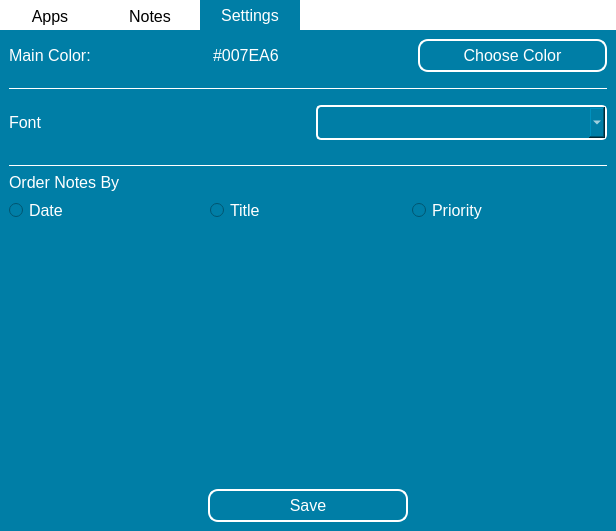
<?xml version="1.0" encoding="UTF-8"?>
<ui version="4.0">
 <class>Runner</class>
 <widget class="QWidget" name="Runner">
  <property name="geometry">
   <rect>
    <x>0</x>
    <y>0</y>
    <width>616</width>
    <height>531</height>
   </rect>
  </property>
  <property name="windowTitle">
   <string>WorkMate</string>
  </property>
  <property name="styleSheet">
   <string notr="true">#Runner {
	background-color: white;

}</string>
  </property>
  <layout class="QVBoxLayout" name="runner_main_layout">
   <property name="leftMargin">
    <number>0</number>
   </property>
   <property name="topMargin">
    <number>0</number>
   </property>
   <property name="rightMargin">
    <number>0</number>
   </property>
   <property name="bottomMargin">
    <number>0</number>
   </property>
   <item>
    <widget class="QTabWidget" name="tabWidget">
     <property name="styleSheet">
      <string notr="true">#tabWidget {
	background-color: #007EA6;
}

QTabBar::tab {
	background-color: white;
	font-size: 16px;
	height: 30px;
	width: 100px;
	color: black;
}

QTabBar::tab:selected {
	background-color: #007EA6;
	color: white;
}

 QTabWidget::pane {
	background-color: #007EA6;
}

QPushButton {
	color: white;
	border: 2px solid white;
	background-color: transparent;
	padding: 5px;
	font-size: 16px;
	border-radius: 10px;
}

QPushButton:pressed {
	color: #007EA6;
	background-color: white;
	border-color: #007EA6;
}




</string>
     </property>
     <property name="currentIndex">
      <number>2</number>
     </property>
     <widget class="QWidget" name="apps_tab">
      <property name="styleSheet">
       <string notr="true">#apps_tab {
	background-color: #007EA6;
}</string>
      </property>
      <attribute name="icon">
       <iconset>
        <normaloff>../images/AppsIcon.png</normaloff>../images/AppsIcon.png</iconset>
      </attribute>
      <attribute name="title">
       <string>Apps</string>
      </attribute>
      <layout class="QVBoxLayout" name="verticalLayout_2">
       <property name="leftMargin">
        <number>0</number>
       </property>
       <property name="topMargin">
        <number>9</number>
       </property>
       <property name="rightMargin">
        <number>0</number>
       </property>
       <property name="bottomMargin">
        <number>0</number>
       </property>
       <item>
        <layout class="QGridLayout" name="gbox_apps_btn_container">
         <property name="leftMargin">
          <number>15</number>
         </property>
         <property name="rightMargin">
          <number>15</number>
         </property>
         <item row="0" column="1">
          <widget class="QPushButton" name="main_add_category_btn">
           <property name="styleSheet">
            <string notr="true">QPushButton {
	color: white;
	border: 2px solid white;
	background-color: transparent;
	padding: 5px;
	font-size: 16px;
	border-radius: 10px;
	min-width: 120px;
}

QPushButton:pressed {
	color: #007EA6;
	background-color: white;
	border-color: #007EA6;
}</string>
           </property>
           <property name="text">
            <string>Add Category</string>
           </property>
          </widget>
         </item>
         <item row="0" column="3">
          <widget class="QPushButton" name="apps_btn_delete">
           <property name="styleSheet">
            <string notr="true">min-width: 120px;</string>
           </property>
           <property name="text">
            <string>Delete Category</string>
           </property>
          </widget>
         </item>
         <item row="0" column="2">
          <widget class="QPushButton" name="apps_btn_edit">
           <property name="styleSheet">
            <string notr="true">min-width: 120px;</string>
           </property>
           <property name="text">
            <string>Edit Category</string>
           </property>
          </widget>
         </item>
         <item row="0" column="4">
          <widget class="QPushButton" name="btn_run">
           <property name="styleSheet">
            <string notr="true">#btn_run {
	background-color: white;
	color: #007EA6;
	border: 2px solid white;
	min-width: 120px;
}

#btn_run:pressed {
	background-color: transparent;
	color: white;
}</string>
           </property>
           <property name="text">
            <string>Run Active</string>
           </property>
          </widget>
         </item>
         <item row="0" column="0">
          <spacer name="horizontalSpacer">
           <property name="orientation">
            <enum>Qt::Horizontal</enum>
           </property>
           <property name="sizeHint" stdset="0">
            <size>
             <width>40</width>
             <height>20</height>
            </size>
           </property>
          </spacer>
         </item>
         <item row="0" column="5">
          <spacer name="horizontalSpacer_2">
           <property name="orientation">
            <enum>Qt::Horizontal</enum>
           </property>
           <property name="sizeHint" stdset="0">
            <size>
             <width>40</width>
             <height>20</height>
            </size>
           </property>
          </spacer>
         </item>
        </layout>
       </item>
       <item>
        <layout class="QVBoxLayout" name="apps_container_vlayout">
         <property name="sizeConstraint">
          <enum>QLayout::SetMinimumSize</enum>
         </property>
         <item>
          <widget class="QScrollArea" name="apps_scroll_area">
           <property name="styleSheet">
            <string notr="true">background-color: #007ea6;</string>
           </property>
           <property name="frameShape">
            <enum>QFrame::NoFrame</enum>
           </property>
           <property name="widgetResizable">
            <bool>true</bool>
           </property>
           <widget class="QWidget" name="apps_scroll_area_widget">
            <property name="geometry">
             <rect>
              <x>0</x>
              <y>0</y>
              <width>614</width>
              <height>449</height>
             </rect>
            </property>
            <layout class="QVBoxLayout" name="verticalLayout_3"/>
           </widget>
          </widget>
         </item>
        </layout>
       </item>
      </layout>
     </widget>
     <widget class="QWidget" name="notes_tab">
      <property name="styleSheet">
       <string notr="true">#notes_tab {
	background-color: #007EA6;
}</string>
      </property>
      <attribute name="icon">
       <iconset>
        <normaloff>../images/NotesIcon.png</normaloff>../images/NotesIcon.png</iconset>
      </attribute>
      <attribute name="title">
       <string>Notes</string>
      </attribute>
      <layout class="QVBoxLayout" name="notes_tab_layout">
       <property name="leftMargin">
        <number>0</number>
       </property>
       <property name="rightMargin">
        <number>0</number>
       </property>
       <property name="bottomMargin">
        <number>0</number>
       </property>
       <item>
        <layout class="QHBoxLayout" name="add_note_layout">
         <property name="leftMargin">
          <number>15</number>
         </property>
         <property name="rightMargin">
          <number>15</number>
         </property>
         <item>
          <spacer name="horizontalSpacer_3">
           <property name="orientation">
            <enum>Qt::Horizontal</enum>
           </property>
           <property name="sizeHint" stdset="0">
            <size>
             <width>40</width>
             <height>20</height>
            </size>
           </property>
          </spacer>
         </item>
         <item>
          <widget class="QPushButton" name="main_add_notes_btn">
           <property name="styleSheet">
            <string notr="true">QPushButton {
	color: white;
	border: 2px solid white;
	background-color: transparent;
	padding: 5px;
	font-size: 16px;
	border-radius: 10px;
	min-width: 170px;
}

QPushButton:pressed {
	color: #007EA6;
	background-color: white;
	border-color: #007EA6;
}</string>
           </property>
           <property name="text">
            <string>Add Notes</string>
           </property>
          </widget>
         </item>
         <item>
          <widget class="QPushButton" name="btn_notes_edit">
           <property name="styleSheet">
            <string notr="true">QPushButton {
	color: white;
	border: 2px solid white;
	background-color: transparent;
	padding: 5px;
	font-size: 16px;
	border-radius: 10px;
	min-width: 170px;
}

QPushButton:pressed {
	color: #007EA6;
	background-color: white;
	border-color: #007EA6;
}</string>
           </property>
           <property name="text">
            <string>Edit Notes</string>
           </property>
          </widget>
         </item>
         <item>
          <widget class="QPushButton" name="btn_notes_delete">
           <property name="styleSheet">
            <string notr="true">QPushButton {
	color: white;
	border: 2px solid white;
	background-color: transparent;
	padding: 5px;
	font-size: 16px;
	border-radius: 10px;
	min-width: 170px;
}

QPushButton:pressed {
	color: #007EA6;
	background-color: white;
	border-color: #007EA6;
}</string>
           </property>
           <property name="text">
            <string>Delete Note</string>
           </property>
          </widget>
         </item>
         <item>
          <spacer name="horizontalSpacer_4">
           <property name="orientation">
            <enum>Qt::Horizontal</enum>
           </property>
           <property name="sizeHint" stdset="0">
            <size>
             <width>40</width>
             <height>20</height>
            </size>
           </property>
          </spacer>
         </item>
        </layout>
       </item>
       <item>
        <layout class="QVBoxLayout" name="notes_scroll_outer_layout">
         <item>
          <widget class="QScrollArea" name="notes_scroll_area">
           <property name="frameShape">
            <enum>QFrame::NoFrame</enum>
           </property>
           <property name="widgetResizable">
            <bool>true</bool>
           </property>
           <widget class="QWidget" name="notes_scroll_area_widget">
            <property name="geometry">
             <rect>
              <x>0</x>
              <y>0</y>
              <width>614</width>
              <height>449</height>
             </rect>
            </property>
            <property name="styleSheet">
             <string notr="true">#notes_scroll_area_widget {
	background-color: #007EA6;
}</string>
            </property>
            <layout class="QVBoxLayout" name="notes_scroll_layout"/>
           </widget>
          </widget>
         </item>
        </layout>
       </item>
      </layout>
     </widget>
     <widget class="QWidget" name="settings_tab">
      <property name="styleSheet">
       <string notr="true">background-color: #007EA6;
color: white;
font-size: 16px;</string>
      </property>
      <attribute name="icon">
       <iconset>
        <normaloff>../images/SettingsIcon.png</normaloff>../images/SettingsIcon.png</iconset>
      </attribute>
      <attribute name="title">
       <string>Settings</string>
      </attribute>
      <layout class="QVBoxLayout" name="verticalLayout">
       <property name="spacing">
        <number>15</number>
       </property>
       <item>
        <layout class="QHBoxLayout" name="horizontalLayout">
         <item>
          <widget class="QLabel" name="label_2">
           <property name="text">
            <string>Main Color:</string>
           </property>
          </widget>
         </item>
         <item>
          <widget class="QLabel" name="label">
           <property name="text">
            <string>#007EA6</string>
           </property>
          </widget>
         </item>
         <item>
          <widget class="QPushButton" name="pushButton">
           <property name="styleSheet">
            <string notr="true">QPushButton:pressed {
	background-color: white;
	color: #007ea6;

}</string>
           </property>
           <property name="text">
            <string>Choose Color</string>
           </property>
          </widget>
         </item>
        </layout>
       </item>
       <item>
        <widget class="Line" name="line_3">
         <property name="frameShadow">
          <enum>QFrame::Plain</enum>
         </property>
         <property name="orientation">
          <enum>Qt::Horizontal</enum>
         </property>
        </widget>
       </item>
       <item>
        <layout class="QHBoxLayout" name="horizontalLayout_2">
         <item>
          <widget class="QLabel" name="label_3">
           <property name="text">
            <string>Font</string>
           </property>
          </widget>
         </item>
         <item>
          <widget class="QComboBox" name="comboBox">
           <property name="styleSheet">
            <string notr="true">QComboBox {
    border: 2px solid white;
    border-radius: 5px;
    padding: 5;
  
}

QComboBox QAbstractItemView {
    border: 2px solid white;
	border-radius: 5px;
    selection-background-color: #007ea6;
	background-color: white;
	color: black;
	selection-color: white;
	outline: none;
}</string>
           </property>
           <property name="frame">
            <bool>true</bool>
           </property>
          </widget>
         </item>
        </layout>
       </item>
       <item>
        <widget class="QWidget" name="widget_2" native="true">
         <layout class="QVBoxLayout" name="verticalLayout_5">
          <property name="leftMargin">
           <number>0</number>
          </property>
          <property name="rightMargin">
           <number>0</number>
          </property>
          <item>
           <widget class="Line" name="line">
            <property name="frameShadow">
             <enum>QFrame::Plain</enum>
            </property>
            <property name="orientation">
             <enum>Qt::Horizontal</enum>
            </property>
           </widget>
          </item>
          <item>
           <widget class="QLabel" name="label_5">
            <property name="text">
             <string>Order Notes By</string>
            </property>
           </widget>
          </item>
          <item>
           <layout class="QHBoxLayout" name="horizontalLayout_4">
            <item>
             <widget class="QRadioButton" name="radioButton_6">
              <property name="text">
               <string>Date</string>
              </property>
             </widget>
            </item>
            <item>
             <widget class="QRadioButton" name="radioButton_5">
              <property name="text">
               <string>Title</string>
              </property>
             </widget>
            </item>
            <item>
             <widget class="QRadioButton" name="radioButton_4">
              <property name="text">
               <string>Priority</string>
              </property>
             </widget>
            </item>
           </layout>
          </item>
         </layout>
        </widget>
       </item>
       <item>
        <spacer name="verticalSpacer">
         <property name="orientation">
          <enum>Qt::Vertical</enum>
         </property>
         <property name="sizeHint" stdset="0">
          <size>
           <width>20</width>
           <height>40</height>
          </size>
         </property>
        </spacer>
       </item>
       <item>
        <layout class="QHBoxLayout" name="horizontalLayout_5">
         <item>
          <spacer name="horizontalSpacer_5">
           <property name="orientation">
            <enum>Qt::Horizontal</enum>
           </property>
           <property name="sizeHint" stdset="0">
            <size>
             <width>40</width>
             <height>20</height>
            </size>
           </property>
          </spacer>
         </item>
         <item>
          <widget class="QPushButton" name="pushButton_2">
           <property name="minimumSize">
            <size>
             <width>200</width>
             <height>0</height>
            </size>
           </property>
           <property name="styleSheet">
            <string notr="true">QPushButton:pressed {
	background-color: white;
	color: #007ea6;

}</string>
           </property>
           <property name="text">
            <string>Save</string>
           </property>
          </widget>
         </item>
         <item>
          <spacer name="horizontalSpacer_6">
           <property name="orientation">
            <enum>Qt::Horizontal</enum>
           </property>
           <property name="sizeHint" stdset="0">
            <size>
             <width>40</width>
             <height>20</height>
            </size>
           </property>
          </spacer>
         </item>
        </layout>
       </item>
      </layout>
     </widget>
    </widget>
   </item>
  </layout>
 </widget>
 <resources/>
 <connections/>
</ui>
